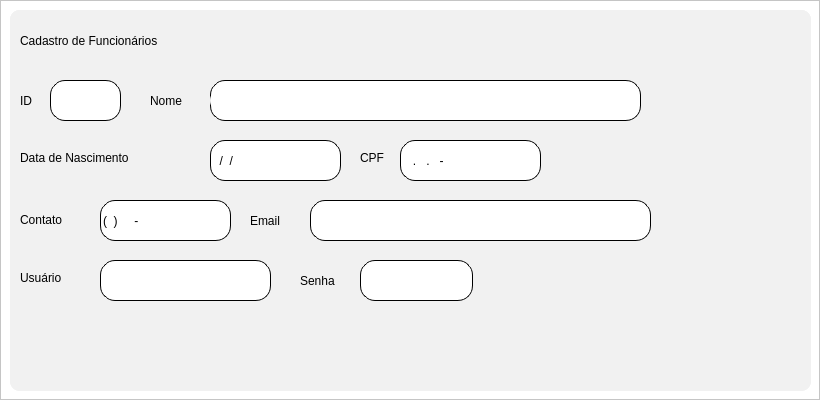
              <widget class="QFrame" name="fr_subtelas_pessoas">
               <property name="geometry">
                <rect>
                 <x>10</x>
                 <y>139</y>
                 <width>820</width>
                 <height>400</height>
                </rect>
               </property>
               <property name="minimumSize">
                <size>
                 <width>820</width>
                 <height>400</height>
                </size>
               </property>
               <property name="maximumSize">
                <size>
                 <width>820</width>
                 <height>400</height>
                </size>
               </property>
               <property name="styleSheet">
                <string notr="true">background-color: rgb(255, 255, 255);</string>
               </property>
               <property name="frameShape">
                <enum>QFrame::StyledPanel</enum>
               </property>
               <property name="frameShadow">
                <enum>QFrame::Raised</enum>
               </property>
               <widget class="QWidget" name="fr_fornecedores" native="true">
                <property name="geometry">
                 <rect>
                  <x>10</x>
                  <y>10</y>
                  <width>801</width>
                  <height>380</height>
                 </rect>
                </property>
                <property name="styleSheet">
                 <string notr="true">background-color: rgb(241, 241, 241);
border-radius:10px;</string>
                </property>
                <widget class="QLabel" name="label_titulo_for">
                 <property name="geometry">
                  <rect>
                   <x>10</x>
                   <y>10</y>
                   <width>261</width>
                   <height>21</height>
                  </rect>
                 </property>
                 <property name="text">
                  <string>Cadastro de Fornecedores</string>
                 </property>
                </widget>
                <widget class="QLabel" name="label_id_for">
                 <property name="geometry">
                  <rect>
                   <x>10</x>
                   <y>80</y>
                   <width>31</width>
                   <height>21</height>
                  </rect>
                 </property>
                 <property name="text">
                  <string>ID</string>
                 </property>
                </widget>
                <widget class="QLineEdit" name="ent_id_for">
                 <property name="geometry">
                  <rect>
                   <x>50</x>
                   <y>70</y>
                   <width>71</width>
                   <height>41</height>
                  </rect>
                 </property>
                 <property name="styleSheet">
                  <string notr="true">QLineEdit {
border-style: outset;
border-width: 1px;
border-radius: 15px;
border-color: black;
font: 87 12pt &quot;Segoe UI Black&quot;;
color: rgb(0, 0, 0);
background-color: rgb(255, 255, 255);
}</string>
                 </property>
                </widget>
                <widget class="QLabel" name="label_nome_for">
                 <property name="geometry">
                  <rect>
                   <x>150</x>
                   <y>80</y>
                   <width>61</width>
                   <height>16</height>
                  </rect>
                 </property>
                 <property name="text">
                  <string>Nome</string>
                 </property>
                </widget>
                <widget class="QLabel" name="label_datanascimento_for">
                 <property name="geometry">
                  <rect>
                   <x>10</x>
                   <y>140</y>
                   <width>51</width>
                   <height>16</height>
                  </rect>
                 </property>
                 <property name="text">
                  <string>Email</string>
                 </property>
                </widget>
                <widget class="QLineEdit" name="ent_email_for">
                 <property name="geometry">
                  <rect>
                   <x>70</x>
                   <y>130</y>
                   <width>351</width>
                   <height>41</height>
                  </rect>
                 </property>
                 <property name="styleSheet">
                  <string notr="true">QLineEdit {
border-style: outset;
border-width: 1px;
border-radius: 15px;
border-color: black;
font: 87 12pt &quot;Segoe UI Black&quot;;
color: rgb(0, 0, 0);
background-color: rgb(255, 255, 255);
}</string>
                 </property>
                </widget>
                <widget class="QLineEdit" name="ent_telefone_for">
                 <property name="geometry">
                  <rect>
                   <x>530</x>
                   <y>130</y>
                   <width>181</width>
                   <height>41</height>
                  </rect>
                 </property>
                 <property name="styleSheet">
                  <string notr="true">QLineEdit {
border-style: outset;
border-width: 1px;
border-radius: 15px;
border-color: black;
font: 87 12pt &quot;Segoe UI Black&quot;;
color: rgb(0, 0, 0);
background-color: rgb(255, 255, 255);
}</string>
                 </property>
                 <property name="inputMask">
                  <string>(31)99999-9999</string>
                 </property>
                </widget>
                <widget class="QLabel" name="label_contato_for">
                 <property name="geometry">
                  <rect>
                   <x>10</x>
                   <y>200</y>
                   <width>51</width>
                   <height>16</height>
                  </rect>
                 </property>
                 <property name="text">
                  <string>CNPJ</string>
                 </property>
                </widget>
                <widget class="QLineEdit" name="ent_cnpj_for">
                 <property name="geometry">
                  <rect>
                   <x>70</x>
                   <y>190</y>
                   <width>181</width>
                   <height>41</height>
                  </rect>
                 </property>
                 <property name="styleSheet">
                  <string notr="true">QLineEdit {
border-style: outset;
border-width: 1px;
border-radius: 15px;
border-color: black;
font: 87 12pt &quot;Segoe UI Black&quot;;
color: rgb(0, 0, 0);
background-color: rgb(255, 255, 255);
}</string>
                 </property>
                 <property name="inputMask">
                  <string>99.999.999/9999-99</string>
                 </property>
                </widget>
                <widget class="QLineEdit" name="ent_nome_for">
                 <property name="geometry">
                  <rect>
                   <x>210</x>
                   <y>70</y>
                   <width>431</width>
                   <height>41</height>
                  </rect>
                 </property>
                 <property name="styleSheet">
                  <string notr="true">QLineEdit {
border-style: outset;
border-width: 1px;
border-radius: 15px;
border-color: black;
font: 87 12pt &quot;Segoe UI Black&quot;;
color: rgb(0, 0, 0);
background-color: rgb(255, 255, 255);
}</string>
                 </property>
                </widget>
               </widget>
               <widget class="QWidget" name="fr_clientes" native="true">
                <property name="geometry">
                 <rect>
                  <x>10</x>
                  <y>10</y>
                  <width>801</width>
                  <height>381</height>
                 </rect>
                </property>
                <property name="styleSheet">
                 <string notr="true">background-color: rgb(241, 241, 241);
border-radius:10px;</string>
                </property>
                <widget class="QLabel" name="label_titulo__cli">
                 <property name="geometry">
                  <rect>
                   <x>10</x>
                   <y>20</y>
                   <width>201</width>
                   <height>21</height>
                  </rect>
                 </property>
                 <property name="text">
                  <string>Cadastro de Clientes</string>
                 </property>
                </widget>
                <widget class="QLabel" name="label_id_cli">
                 <property name="geometry">
                  <rect>
                   <x>10</x>
                   <y>100</y>
                   <width>31</width>
                   <height>16</height>
                  </rect>
                 </property>
                 <property name="text">
                  <string>ID</string>
                 </property>
                </widget>
                <widget class="QLineEdit" name="ent_id_cli">
                 <property name="geometry">
                  <rect>
                   <x>40</x>
                   <y>90</y>
                   <width>71</width>
                   <height>41</height>
                  </rect>
                 </property>
                 <property name="styleSheet">
                  <string notr="true">QLineEdit {
border-style: outset;
border-width: 1px;
border-radius: 15px;
border-color: black;
font: 87 12pt &quot;Segoe UI Black&quot;;
color: rgb(0, 0, 0);
background-color: rgb(255, 255, 255);
}</string>
                 </property>
                </widget>
                <widget class="QLabel" name="label_nome_cli">
                 <property name="geometry">
                  <rect>
                   <x>140</x>
                   <y>100</y>
                   <width>61</width>
                   <height>16</height>
                  </rect>
                 </property>
                 <property name="text">
                  <string>Nome</string>
                 </property>
                </widget>
                <widget class="QLineEdit" name="ent_nome_cli">
                 <property name="geometry">
                  <rect>
                   <x>200</x>
                   <y>90</y>
                   <width>431</width>
                   <height>41</height>
                  </rect>
                 </property>
                 <property name="styleSheet">
                  <string notr="true">QLineEdit {
border-style: outset;
border-width: 1px;
border-radius: 15px;
border-color: black;
font: 87 12pt &quot;Segoe UI Black&quot;;
color: rgb(0, 0, 0);
background-color: rgb(255, 255, 255);
}</string>
                 </property>
                </widget>
                <widget class="QLabel" name="label_cpf_cli">
                 <property name="geometry">
                  <rect>
                   <x>10</x>
                   <y>170</y>
                   <width>41</width>
                   <height>21</height>
                  </rect>
                 </property>
                 <property name="text">
                  <string>CPF</string>
                 </property>
                </widget>
                <widget class="QLineEdit" name="ent_cpf_cli">
                 <property name="geometry">
                  <rect>
                   <x>50</x>
                   <y>160</y>
                   <width>131</width>
                   <height>41</height>
                  </rect>
                 </property>
                 <property name="styleSheet">
                  <string notr="true">QLineEdit {
border-style: outset;
border-width: 1px;
border-radius: 15px;
border-color: black;
font: 87 12pt &quot;Segoe UI Black&quot;;
color: rgb(0, 0, 0);
background-color: rgb(255, 255, 255);
}</string>
                 </property>
                 <property name="inputMask">
                  <string>999.999.999-99</string>
                 </property>
                </widget>
                <widget class="QLabel" name="label_dt_nascimento_cli">
                 <property name="geometry">
                  <rect>
                   <x>200</x>
                   <y>170</y>
                   <width>181</width>
                   <height>16</height>
                  </rect>
                 </property>
                 <property name="text">
                  <string>Data de Nascimento</string>
                 </property>
                </widget>
                <widget class="QLineEdit" name="ent_nascimento_cli">
                 <property name="geometry">
                  <rect>
                   <x>400</x>
                   <y>160</y>
                   <width>131</width>
                   <height>41</height>
                  </rect>
                 </property>
                 <property name="styleSheet">
                  <string notr="true">QLineEdit {
border-style: outset;
border-width: 1px;
border-radius: 15px;
border-color: black;
font: 87 12pt &quot;Segoe UI Black&quot;;
color: rgb(0, 0, 0);
background-color: rgb(255, 255, 255);
}</string>
                 </property>
                 <property name="inputMask">
                  <string>99/99/9999</string>
                 </property>
                </widget>
                <widget class="QLabel" name="label_contato_cli">
                 <property name="geometry">
                  <rect>
                   <x>10</x>
                   <y>230</y>
                   <width>81</width>
                   <height>16</height>
                  </rect>
                 </property>
                 <property name="text">
                  <string>Contato</string>
                 </property>
                </widget>
                <widget class="QLineEdit" name="ent_contato_cli">
                 <property name="geometry">
                  <rect>
                   <x>90</x>
                   <y>220</y>
                   <width>131</width>
                   <height>41</height>
                  </rect>
                 </property>
                 <property name="styleSheet">
                  <string notr="true">QLineEdit {
border-style: outset;
border-width: 1px;
border-radius: 15px;
border-color: black;
font: 87 12pt &quot;Segoe UI Black&quot;;
color: rgb(0, 0, 0);
background-color: rgb(255, 255, 255);
}</string>
                 </property>
                 <property name="inputMask">
                  <string>(99)99999-9999</string>
                 </property>
                </widget>
                <widget class="QLabel" name="label_email_cli">
                 <property name="geometry">
                  <rect>
                   <x>240</x>
                   <y>230</y>
                   <width>51</width>
                   <height>16</height>
                  </rect>
                 </property>
                 <property name="text">
                  <string>Email</string>
                 </property>
                </widget>
                <widget class="QLineEdit" name="ent_email_cli">
                 <property name="geometry">
                  <rect>
                   <x>300</x>
                   <y>220</y>
                   <width>361</width>
                   <height>41</height>
                  </rect>
                 </property>
                 <property name="styleSheet">
                  <string notr="true">QLineEdit {
border-style: outset;
border-width: 1px;
border-radius: 15px;
border-color: black;
font: 87 12pt &quot;Segoe UI Black&quot;;
color: rgb(0, 0, 0);
background-color: rgb(255, 255, 255);
}</string>
                 </property>
                </widget>
               </widget>
               <widget class="QWidget" name="fr_funcionarios" native="true">
                <property name="geometry">
                 <rect>
                  <x>10</x>
                  <y>10</y>
                  <width>801</width>
                  <height>381</height>
                 </rect>
                </property>
                <property name="styleSheet">
                 <string notr="true">background-color: rgb(241, 241, 241);
border-radius:10px;</string>
                </property>
                <widget class="QLabel" name="label_titulo_fun">
                 <property name="geometry">
                  <rect>
                   <x>10</x>
                   <y>20</y>
                   <width>231</width>
                   <height>21</height>
                  </rect>
                 </property>
                 <property name="text">
                  <string>Cadastro de Funcionários</string>
                 </property>
                </widget>
                <widget class="QLineEdit" name="ent_id_fun">
                 <property name="geometry">
                  <rect>
                   <x>40</x>
                   <y>70</y>
                   <width>71</width>
                   <height>41</height>
                  </rect>
                 </property>
                 <property name="styleSheet">
                  <string notr="true">QLineEdit {
border-style: outset;
border-width: 1px;
border-radius: 15px;
border-color: black;
font: 87 12pt &quot;Segoe UI Black&quot;;
color: rgb(0, 0, 0);
background-color: rgb(255, 255, 255);
}</string>
                 </property>
                </widget>
                <widget class="QLabel" name="label_id_fun">
                 <property name="geometry">
                  <rect>
                   <x>10</x>
                   <y>80</y>
                   <width>21</width>
                   <height>21</height>
                  </rect>
                 </property>
                 <property name="text">
                  <string>ID</string>
                 </property>
                </widget>
                <widget class="QLineEdit" name="ent_nome_fun">
                 <property name="geometry">
                  <rect>
                   <x>200</x>
                   <y>70</y>
                   <width>431</width>
                   <height>41</height>
                  </rect>
                 </property>
                 <property name="styleSheet">
                  <string notr="true">QLineEdit {
border-style: outset;
border-width: 1px;
border-radius: 15px;
border-color: black;
font: 87 12pt &quot;Segoe UI Black&quot;;
color: rgb(0, 0, 0);
background-color: rgb(255, 255, 255);
}</string>
                 </property>
                </widget>
                <widget class="QLineEdit" name="ent_nascimento_fun">
                 <property name="geometry">
                  <rect>
                   <x>200</x>
                   <y>130</y>
                   <width>131</width>
                   <height>41</height>
                  </rect>
                 </property>
                 <property name="styleSheet">
                  <string notr="true">QLineEdit {
border-style: outset;
border-width: 1px;
border-radius: 15px;
border-color: black;
font: 87 12pt &quot;Segoe UI Black&quot;;
color: rgb(0, 0, 0);
background-color: rgb(255, 255, 255);
}</string>
                 </property>
                 <property name="inputMask">
                  <string>99/99/9999</string>
                 </property>
                </widget>
                <widget class="QLabel" name="label_nome_fun">
                 <property name="geometry">
                  <rect>
                   <x>140</x>
                   <y>80</y>
                   <width>61</width>
                   <height>21</height>
                  </rect>
                 </property>
                 <property name="text">
                  <string>Nome</string>
                 </property>
                </widget>
                <widget class="QLabel" name="label_contato_fun">
                 <property name="geometry">
                  <rect>
                   <x>10</x>
                   <y>200</y>
                   <width>81</width>
                   <height>20</height>
                  </rect>
                 </property>
                 <property name="text">
                  <string>Contato</string>
                 </property>
                </widget>
                <widget class="QLabel" name="label_nascimento_fun">
                 <property name="geometry">
                  <rect>
                   <x>10</x>
                   <y>140</y>
                   <width>181</width>
                   <height>16</height>
                  </rect>
                 </property>
                 <property name="text">
                  <string>Data de Nascimento</string>
                 </property>
                </widget>
                <widget class="QLabel" name="label_cpf_fun">
                 <property name="geometry">
                  <rect>
                   <x>350</x>
                   <y>140</y>
                   <width>47</width>
                   <height>16</height>
                  </rect>
                 </property>
                 <property name="text">
                  <string>CPF</string>
                 </property>
                </widget>
                <widget class="QLabel" name="label_email_fun">
                 <property name="geometry">
                  <rect>
                   <x>240</x>
                   <y>200</y>
                   <width>51</width>
                   <height>21</height>
                  </rect>
                 </property>
                 <property name="text">
                  <string>Email</string>
                 </property>
                </widget>
                <widget class="QLabel" name="label_senha_fun">
                 <property name="geometry">
                  <rect>
                   <x>290</x>
                   <y>260</y>
                   <width>61</width>
                   <height>21</height>
                  </rect>
                 </property>
                 <property name="text">
                  <string>Senha</string>
                 </property>
                </widget>
                <widget class="QLabel" name="label_usuario_fun">
                 <property name="geometry">
                  <rect>
                   <x>10</x>
                   <y>260</y>
                   <width>71</width>
                   <height>16</height>
                  </rect>
                 </property>
                 <property name="text">
                  <string>Usuário</string>
                 </property>
                </widget>
                <widget class="QLineEdit" name="ent_cpf_fun">
                 <property name="geometry">
                  <rect>
                   <x>390</x>
                   <y>130</y>
                   <width>141</width>
                   <height>41</height>
                  </rect>
                 </property>
                 <property name="styleSheet">
                  <string notr="true">QLineEdit {
border-style: outset;
border-width: 1px;
border-radius: 15px;
border-color: black;
font: 87 12pt &quot;Segoe UI Black&quot;;
color: rgb(0, 0, 0);
background-color: rgb(255, 255, 255);
}</string>
                 </property>
                 <property name="inputMask">
                  <string>999.999.999-99</string>
                 </property>
                </widget>
                <widget class="QLineEdit" name="ent_contato_fun">
                 <property name="geometry">
                  <rect>
                   <x>90</x>
                   <y>190</y>
                   <width>131</width>
                   <height>41</height>
                  </rect>
                 </property>
                 <property name="styleSheet">
                  <string notr="true">QLineEdit {
border-style: outset;
border-width: 1px;
border-radius: 15px;
border-color: black;
font: 87 12pt &quot;Segoe UI Black&quot;;
color: rgb(0, 0, 0);
background-color: rgb(255, 255, 255);
}</string>
                 </property>
                 <property name="inputMask">
                  <string>(99)99999-9999</string>
                 </property>
                </widget>
                <widget class="QLineEdit" name="ent_email_fun">
                 <property name="geometry">
                  <rect>
                   <x>300</x>
                   <y>190</y>
                   <width>341</width>
                   <height>41</height>
                  </rect>
                 </property>
                 <property name="styleSheet">
                  <string notr="true">QLineEdit {
border-style: outset;
border-width: 1px;
border-radius: 15px;
border-color: black;
font: 87 12pt &quot;Segoe UI Black&quot;;
color: rgb(0, 0, 0);
background-color: rgb(255, 255, 255);
}</string>
                 </property>
                </widget>
                <widget class="QLineEdit" name="ent_senha_fun">
                 <property name="geometry">
                  <rect>
                   <x>350</x>
                   <y>250</y>
                   <width>113</width>
                   <height>41</height>
                  </rect>
                 </property>
                 <property name="styleSheet">
                  <string notr="true">QLineEdit {
border-style: outset;
border-width: 1px;
border-radius: 15px;
border-color: black;
font: 87 12pt &quot;Segoe UI Black&quot;;
color: rgb(0, 0, 0);
background-color: rgb(255, 255, 255);
}</string>
                 </property>
                </widget>
                <widget class="QLineEdit" name="ent_usuario_fun">
                 <property name="geometry">
                  <rect>
                   <x>90</x>
                   <y>250</y>
                   <width>171</width>
                   <height>41</height>
                  </rect>
                 </property>
                 <property name="styleSheet">
                  <string notr="true">QLineEdit {
border-style: outset;
border-width: 1px;
border-radius: 15px;
border-color: black;
font: 87 12pt &quot;Segoe UI Black&quot;;
color: rgb(0, 0, 0);
background-color: rgb(255, 255, 255);
}</string>
                 </property>
                </widget>
               </widget>
              </widget>
